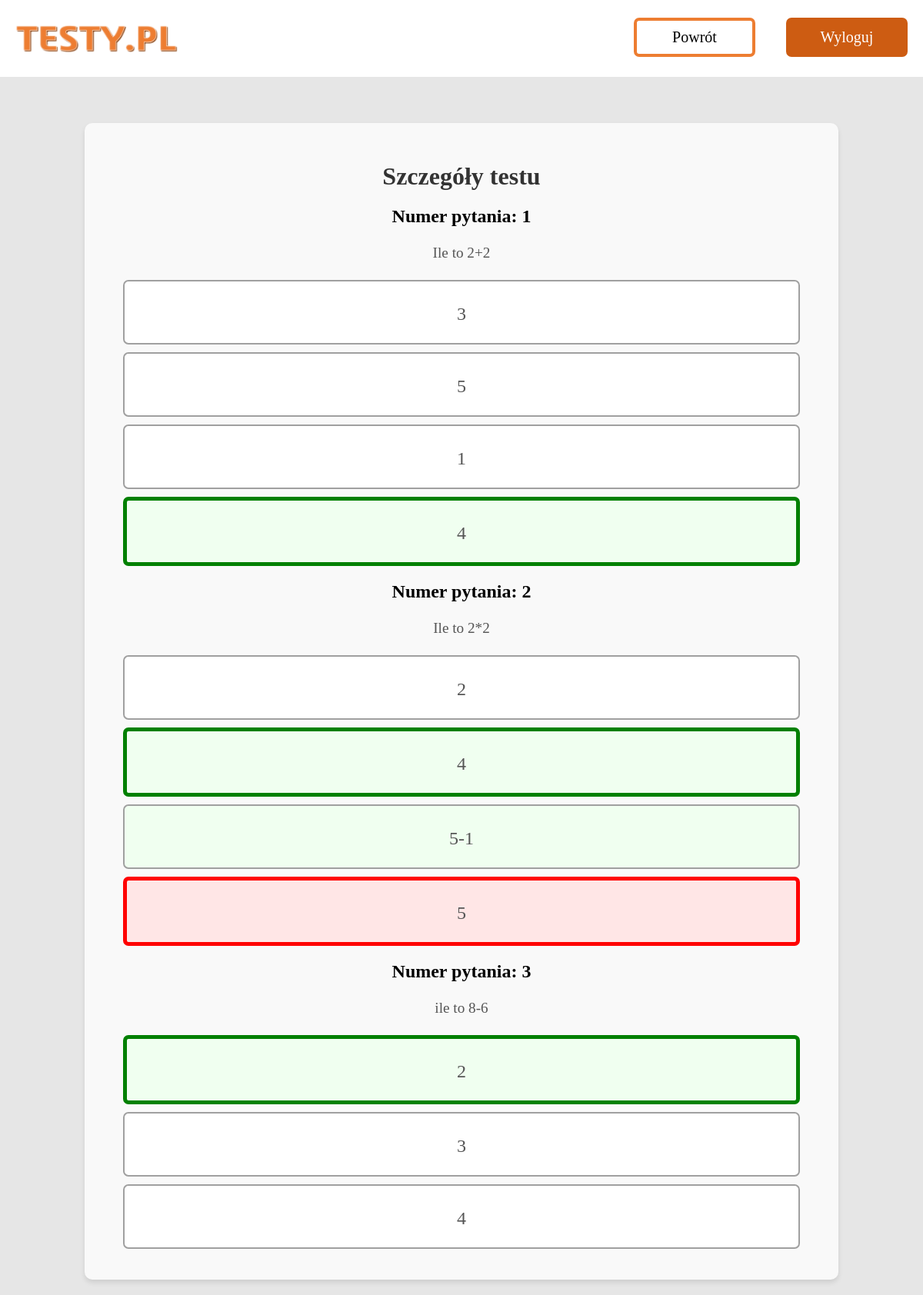
Page /szczegoly_wyniku.php?wynik_id=14 (signed in) on the committed database.
### tables this page shows
CREATE TABLE `pytania` (
  `ID` int(11) NOT NULL,
  `testy_id` int(11) NOT NULL,
  `zawartosc` longtext NOT NULL,
  `numer` int(11) NOT NULL
);

CREATE TABLE `odpowiedzi` (
  `ID` int(11) NOT NULL,
  `pytania_id` int(11) NOT NULL,
  `zawartosc` longtext NOT NULL,
  `numer` int(11) NOT NULL,
  `punkty` int(11) NOT NULL
);

### szczegoly_wyniku.php (the view, shortened to what this page needs)
<?php
$wynik_id = intval($_GET['wynik_id']);
$host = 'localhost';
$db_user = 'root';
$db_password = '';
$db_name = 'projekt';
$conn = new mysqli($host, $db_user, $db_password, $db_name);
$sql_wynik = "SELECT w.testy_id AS test_id, w.zdajacy_ID AS zdajacy_ID, k.`e-mail` AS email
               FROM wynik w, konta k
               WHERE w.zdajacy_ID = k.ID AND w.ID = ?";
$stmt_wynik = $conn->prepare($sql_wynik);
$stmt_wynik->bind_param("i", $wynik_id);
$stmt_wynik->execute();
$result_wynik = $stmt_wynik->get_result();
$wynik_data = $result_wynik->fetch_assoc();
$test_id = $wynik_data['test_id'];
$zdajacy_ID = $wynik_data['zdajacy_ID'];
$sql_questions = "SELECT p.ID AS question_id, p.zawartosc AS question_content, p.numer AS question_number
                  FROM pytania p
                  WHERE p.testy_id = ?";
$stmt_questions = $conn->prepare($sql_questions);
$stmt_questions->bind_param("i", $test_id);
$stmt_questions->execute();
$questions_result = $stmt_questions->get_result();
$questions = [];
while ($question = $questions_result->fetch_assoc()) {
    $questions[$question['question_id']] = [
        'content' => $question['question_content'],
        'number' => $question['question_number'],
        'answers' => [],
        'selected_answers' => []
    ];
}
$sql_answers = "SELECT o.ID AS answer_id, o.pytania_id AS question_id, o.zawartosc AS answer_content, o.punkty AS points
                FROM odpowiedzi o
                WHERE o.pytania_id IN (SELECT ID FROM pytania WHERE testy_id = ?)";
$stmt_answers = $conn->prepare($sql_answers);
$stmt_answers->bind_param("i", $test_id);
$stmt_answers->execute();
$answers_result = $stmt_answers->get_result();
while ($answer = $answers_result->fetch_assoc()) {
    $questions[$answer['question_id']]['answers'][] = [
        'id' => $answer['answer_id'],
        'content' => $answer['answer_content'],
        'points' => $answer['points']
    ];
}
$sql_selected_answers = "SELECT odpowiedz_id, pytanie_id
                         FROM odpowiadanie
                         WHERE testy_id = ? AND zdajacy_ID = ?";
$stmt_selected_answers = $conn->prepare($sql_selected_answers);
$stmt_selected_answers->bind_param("is", $test_id, $zdajacy_ID);
$stmt_selected_answers->execute();
$selected_answers_result = $stmt_selected_answers->get_result();
while ($selected_answer = $selected_answers_result->fetch_assoc()) {
    $questions[$selected_answer['pytanie_id']]['selected_answers'][] = $selected_answer['odpowiedz_id'];
}
?>
<!DOCTYPE html>
<html lang="pl">
<head>
    <link rel="stylesheet" href="css/index.css">
    <link rel="stylesheet" href="css/hamburger.css">
</head>
<body>
<div id="strona">
    <div id="head">
        <a href="testy.php"><img src="img/logo.png" id="img_logo" alt="TESTY.PL"></a>
        <nav>
            <ul id="menu">
                <li class="menu"><a href="testy.php" style="text-decoration:none" id="head_zal">Powrót</a></li>
                <li class="menu"><a href="wylogowano.php" style="text-decoration:none" id="head_stw">Wyloguj</a></li>
            </ul>
        </nav>
    </div>
    <div id="main">
    <div id="main3">
        <h1>Szczegóły testu</h1>
        <?php foreach ($questions as $question): ?>
            <div class="question">
                <h2>Numer pytania: <?= htmlspecialchars($question['number']) ?></h2>
                <p><?= $question['content'] ?></p>
                <div class="answers">
                    <?php foreach ($question['answers'] as $answer): ?>
                        <div class="answer <?php
                            if (in_array($answer['id'], $question['selected_answers'])) {
                                echo $answer['points'] > 0 ? 'correct-selected' : 'wrong-selected';
                            } elseif ($answer['points'] > 0) {
                                echo 'correct-unselected';
                            } else {
                                echo 'neutral';
                            }
                        ?>">
                            <?= $answer['content'] ?>
                        </div>
                    <?php endforeach; ?>
                </div>
            </div>
        <?php endforeach; ?>
    </div>
</div>
</div>
</body>
</html>

### css/index.css (style rules this page uses)
body { background-color:rgb(230,230,230); margin:0px; }
* { font-family:calibri; }
.menu { font-size: 20px; text-align: center; margin-top: 38px; padding-left: 20px; padding-right: 20px; float:left; z-index:4; }
#head_zal { border: 4px solid rgb(237,125,49); border-radius:7px; background-color:white; padding:10px; text-align:center; width:130px; font-size: min(max(16px, 4vw), 20px); display:block; color:black; margin-top:-15px; cursor:pointer; }
#head { text-align:center; width:100%; height:100px; background-color:white; position:fixed; z-index: 3; border-bottom:2px solid; border-color:rgb(230,230,230); }
#main { float:left; clear:both; width:100%; height:100%; padding-top: 60px; margin-top:80px; transition: all 200ms ease-in-out; z-index: 0; }
#head_stw { border: 4px solid rgb(205,92,18); border-radius:7px; background-color:rgb(205,92,18); padding:10px; text-align:center; width:130px; font-size: min(max(16px, 4vw), 20px); display:block; color:white; margin-top:-15px; cursor:pointer; }
.answer { text-align:middle; border: 2px solid rgb(160,160,160); background-color:white; border-radius:7px; margin:10px; font-size:20px; color:black; transition: all 200ms ease-in-out; }
.answer.correct-selected { background-color: #f0fff0; border: 5px solid green; }
.answer.wrong-selected { background-color: #ffe6e6; border: 5px solid red; }
.answer.correct-unselected { background-color: #f0fff0; }
#strona { width:100%; animation: fadeIn 0.5s ease-in-out; overflow:hidden; }
#img_logo { height:35px; max-height:6vw; margin-top:33px; margin-bottom:auto; margin-left:20px; float:left; transition: all 200ms ease-in-out; }
#menu { list-style-type: none; margin: 0; padding: 0; overflow: hidden; text-align:center; }
#main3 { background-color: #f9f9f9; padding: 30px 40px; margin: 20px auto; border-radius: 10px; box-shadow: 0 4px 6px rgba(0, 0, 0, 0.1); max-width: 900px; text-align: center; }
#main3 h1 { font-size: 2em; color: #333333; margin-bottom: 20px; }
#main3 p { font-size: 1.2em; color: #555555; line-height: 1.5; margin-bottom: 20px; }

### css/hamburger.css (style rules this page uses)
nav { float: right; }
nav ul { list-style: none; margin: 0; padding: 0; }
nav ul li { float: left; position: relative; }
nav ul li a, nav ul li a:visited { display: block; padding: 10px; }
@media screen and (min-width: 1040px) { #menu { display: block !important; } }

### rows in the picture
pytania: number "1", zawartosc "Ile to 2+2", content "5"
odpowiedzi: zawartosc "3"
odpowiedzi: zawartosc "1"
odpowiedzi: zawartosc "4"
pytania: number "2", zawartosc "Ile to 2*2"
odpowiedzi: zawartosc "2"
odpowiedzi: zawartosc "4"
odpowiedzi: zawartosc "5-1"
odpowiedzi: zawartosc "5"
pytania: number "3", zawartosc "ile to 8-6"
odpowiedzi: zawartosc "2"
odpowiedzi: zawartosc "3"
odpowiedzi: zawartosc "4"
